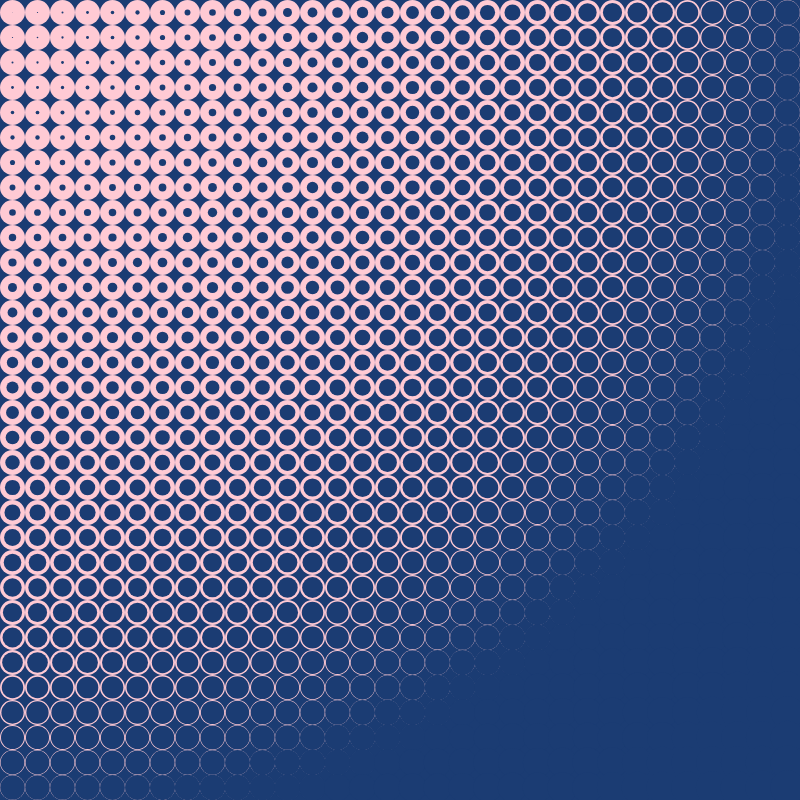
Frame 1 (no input)
Frame 60 (no input): identical to frame 1, image omitted
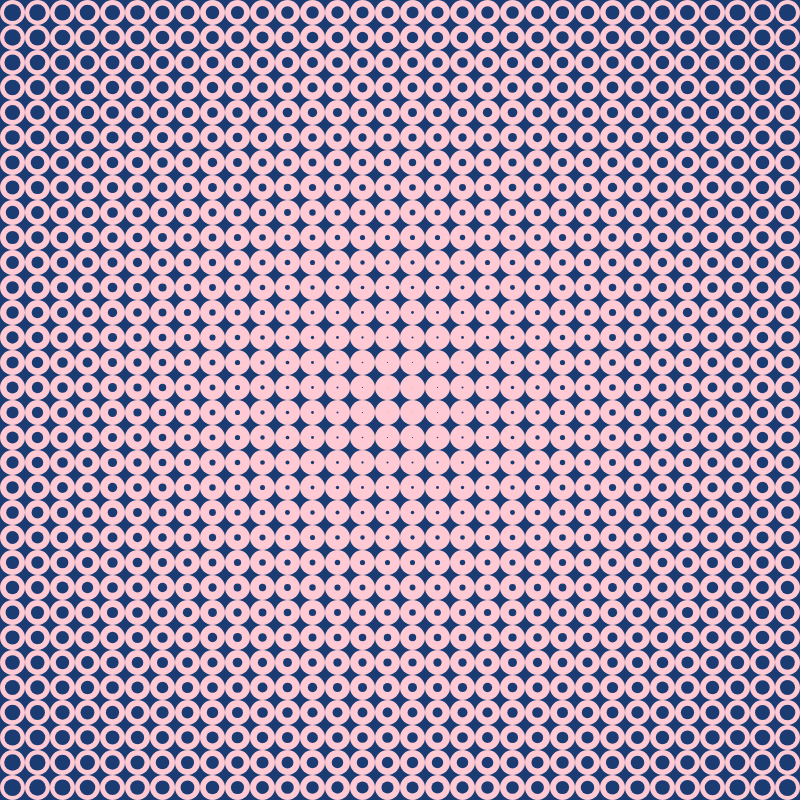
Frame 120 (the mouse pressed at the canvas centre since frame 60)

The p5.js sketch that drew these frames (run headless with seeded random() and noise() and a simulated clock; from frame 60 on, the mouse is pressed at the canvas centre):

// p5.js sketch
// ── sketch.js

let c;
let size = 25;
let circles = [];
let cols;
let rows;

function setup() {
    createCanvas(800, 800);
    cols = width / size;
    rows = height / size;
    for (let i = 0; i < cols; i++) {
        circles[i] = [];
        for (let j = 0; j < rows; j++) {
            circles[i][j] = new Circle(size / 2 + i * size, size / 2 + j * size, 0, 0);
        }
    }
}

function draw() {
    background('#1B3C73');
    for (let i = 0; i < cols; i++) {
        for (let j = 0; j < rows; j++) {
            let distance = dist(mouseX, mouseY, circles[i][j].x, circles[i][j].y);
            circles[i][j].dw = map(distance, 0, width, 0, size);
            circles[i][j].dh = map(distance, 0, height, 0, size);
            circles[i][j].display();
        }
    }

}
// ── block.js
class Block {
    constructor(x, y) {
        this.x = x;
        this.y = y;
        this.angle = 0;
        this.c = 70;
    }

    display() {
        noFill();
        stroke(this.c);
        push();
        translate(this.x, this.y);
        rotate(this.angle);
        this.drawX();

        pop();
    }

    move() {
        let distance;
        if (pmouseX - mouseX != 0 || pmouseY - mouseY != 0) {
            distance = dist(mouseX, mouseY, this.x, this.y);
            if (distance < distMouse) {
                this.angle += 1;
                this.c = 255;
            }
        }
        if (this.angle > 0 && this.angle < 90) {
            this.angle += 1;
            if (this.c > 70) {
                this.c -= 3;
            }
        } else {
            this.angle = 0;
            this.c = 70;
        }

    }

    drawRect() {
        rect(0, 0, size - offset, size - offset);
    }

    drawX() {
        let margin = -size / 2;
        line(margin + offset / 2, margin + offset / 2, margin + size - offset / 2, margin + size - offset / 2);
        line(margin + size - offset / 2, margin + offset / 2, margin + offset / 2, margin + size - offset / 2);
    }
}
// ── circle.js
class Circle {
    constructor(x, y, dw, dh) {
        this.x = x;
        this.y = y;
        this.dw = dw;
        this.dh = dh;
    }


    display() {
        let distance = dist(mouseX, mouseY, this.x, this.y);
        noStroke();
        fill('#FFCAD4');
        ellipse(this.x, this.y, size, size);
        fill('#1B3C73');
        ellipse(this.x, this.y, this.dw, this.dh);
    }
}
